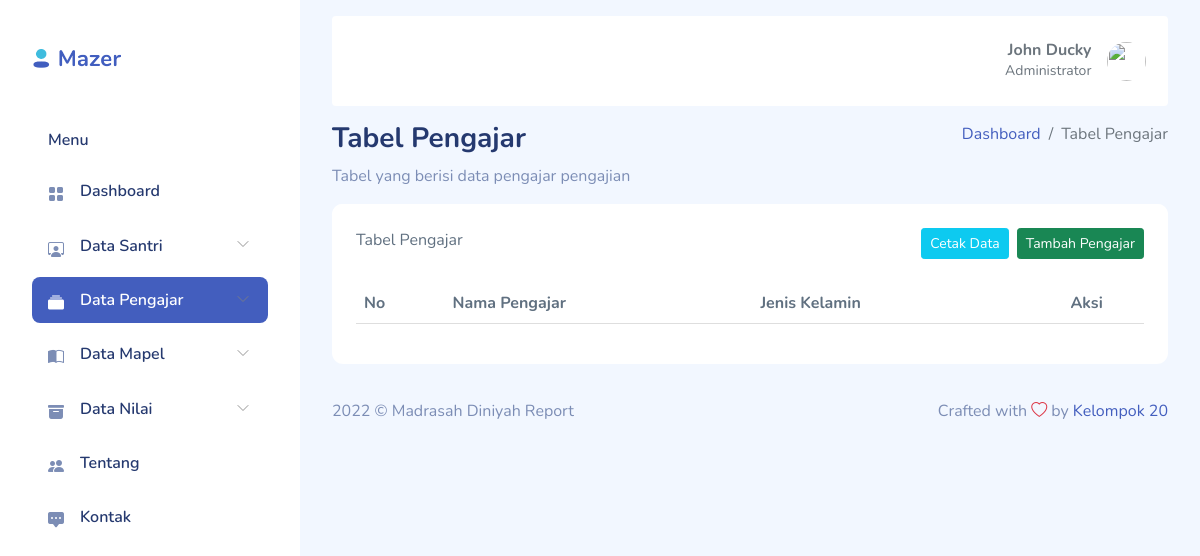
Before: /index.php/pengajar/table_pengajar with the older database file.
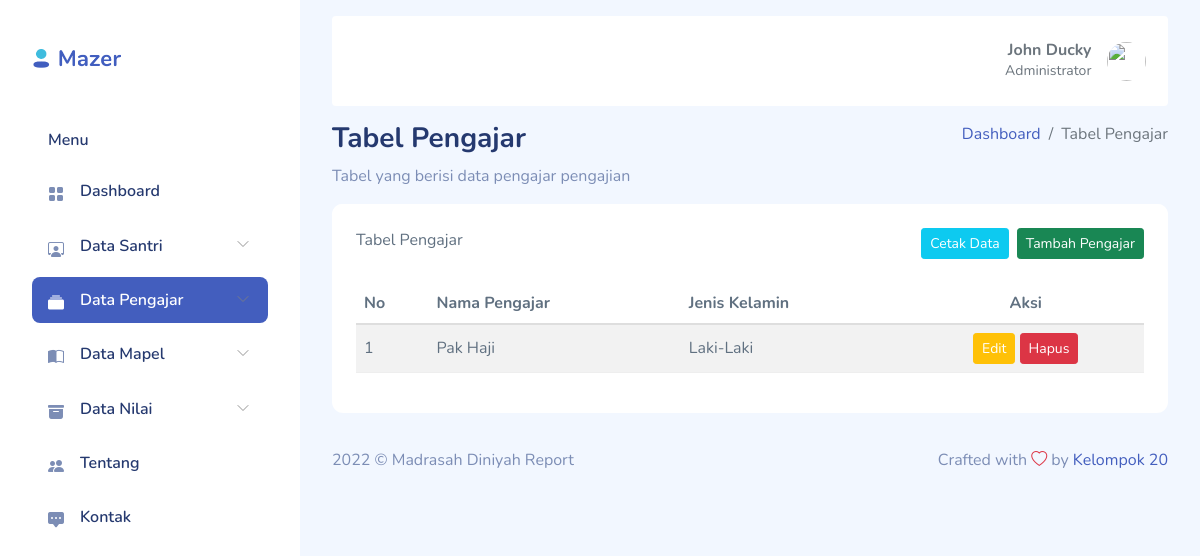
After: the same page with the newer database file.
### tables this page shows
CREATE TABLE `pengajar` (
  `pengajar_id` int(11) NOT NULL,
  `pengajar_nama` varchar(50) NOT NULL,
  `pengajar_jk` varchar(15) NOT NULL
);

### application/controllers/Pengajar.php (called while the page is built, shortened)
<?php
class Pengajar extends CI_Controller{
    function table_pengajar(){
        $data['title'] = "Table Pengajar | Madrasah Diniyah Raport";
        $data['pengajar'] = $this->m_madrasah->get_data('pengajar')->result();
        $this->load->view('admin/header', $data);
        $this->load->view('admin/table/table-pengajar', $data);
        $this->load->view('admin/footer');
    }
}

### index.php (called while the page is built, shortened)
<?php
require_once BASEPATH.'core/CodeIgniter.php';

### application/models/M_madrasah.php (called while the page is built, shortened)
<?php
class M_madrasah extends CI_Model{
    function get_data($table){
        return $this->db->get($table);
    }
}

### application/views/admin/table/table-pengajar.php (the view)
<div class="page-heading">
    <div class="page-title">
        <div class="row">
            <div class="col-12 col-md-6 order-md-1 order-last">
                <h3>Tabel Pengajar</h3>
                <p class="text-subtitle text-muted">Tabel yang berisi data pengajar pengajian</p>
            </div>
            <div class="col-12 col-md-6 order-md-2 order-first">
                <nav aria-label="breadcrumb" class="breadcrumb-header float-start float-lg-end">
                    <ol class="breadcrumb">
                        <li class="breadcrumb-item"><a href="index.html">Dashboard</a></li>
                        <li class="breadcrumb-item active" aria-current="page">Tabel Pengajar</li>
                    </ol>
                </nav>
            </div>
        </div>
    </div>
    <section class="section">
        <div class="card">
            <div class="card-header">
                Tabel Pengajar
                <div class="float-lg-end">
                    <a href="<?php echo base_url().'pengajar/tambah_pengajar' ?>" class="btn btn-success btn-sm float-lg-end">Tambah Pengajar</a>
                    <a href="<?php echo base_url().'pengajar/table_pengajar' ?>" class="btn btn-info btn-sm float-lg-end me-2">Cetak Data</a>
                </div>
            </div>
            <div class="card-body">
                <table class="table table-striped" id="table1">
                    <thead>
                        <tr>
                            <th>No</th>
                            <th>Nama Pengajar</th>
                            <th>Jenis Kelamin</th>
                            <th class="text-center">Aksi</th>
                        </tr>
                    </thead>
                    <?php
                        $no = 1;
                        foreach($pengajar as $p) {
                    ?>
                    <tbody>
                        <tr>
                            <td><?= $no++ ?></td>
                            <td><?= $p->pengajar_nama ?></td>
                            <td><?= $p->pengajar_jk ?></td>
                            <td class="text-center">
                                <a href="<?php echo base_url().'pengajar/pengajar_edit/'.$p->pengajar_id; ?>" class="btn btn-warning btn-sm">
                                    <span class="glyphicon glyphicon-plus"></span> Edit
                                </a>
                                <a href="<?php echo base_url().'pengajar/pengajar_hapus/'.$p->pengajar_id; ?>" class="btn btn-danger btn-sm">
                                    <span class="glyphicon glyphicon-trash"></span> Hapus
                                </a>
                            </td>
                        </tr>
                    </tbody>
                    <?php } ?>
                </table>
            </div>
        </div>
    </section>
</div>

Changed rows visible on the page:
added pengajar: pengajar_nama "Pak Haji", pengajar_jk "Laki-Laki"
